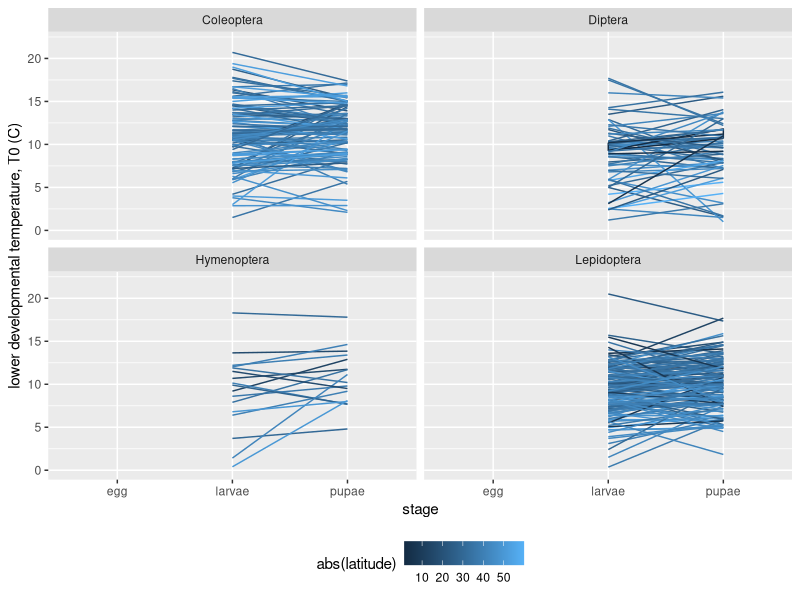

Here is the R script that generated this plot: (Note: this script raises an error after producing the figure.)
library(ggplot2)
library(reshape2)
library(nlme)

#DEVELOPMENT DATA
fdir= "/Volumes/GoogleDrive/My Drive/Seasonality/"
setwd(paste(fdir,"out/",sep="") )
dddat= read.csv("SeasonalityDatabase_MASTER.csv")
##Restrict to dat with lat / lon
dddat= dddat[which(!is.na(dddat$lon) & !is.na(dddat$lat) ),]
#remove phys outliers
dddat$omit=NA
dddat[which(dddat$BDT.C< (-7)),"omit"]="y" #drops 3
dddat[which(dddat$EADDC>2000),"omit"]="y"  #drops 9

#----------------------
##ACROSS STAGES
#BDT.C, ET, LT, 
#EADDC, DE, DLT, DP

#subset of orders
dddat.o= subset(dddat, dddat$Order %in% c("Coleoptera", "Lepidoptera","Diptera","Hymenoptera") )

#PLOTTING BY STAGE

#find species with all data
dddat1= dddat.o[which(!is.na(dddat.o$ET)&!is.na(dddat.o$LT)&!is.na(dddat.o$TP)),]
#just coleoptera and lepidoptera
#dddat1= dddat1[which(dddat1$Order %in% c("Coleoptera","Lepidoptera")),]
dddat1$ind=1:nrow(dddat1)
#mean across index
dddat1= aggregate(dddat1, list(dddat1$index,dddat1$Species,dddat1$lat,dddat1$Order), FUN="mean")
names(dddat1)[1:4]= c("index","Species","lat","Order")

#melt
dat2= melt(dddat1, id.vars=c("index","Species","lat","Order") , measure.vars=c("ET","LT","TP"))

#FIGURE 1
dat2$stage<- "egg"
dat2$stage[dat2$variable=="LT"]<- "larvae"
dat2$stage[dat2$variable=="TP"]<- "pupae"
colnames(dat2)[3]="latitude"
colnames(dat2)[6]="T0"

setwd("/Volumes/GoogleDrive/Shared Drives/TrEnCh/Projects/Whiteley2019/figures/")
pdf("Fig1_To_by_stage.pdf",height = 6, width = 6)
ggplot(data=dat2, aes(x=stage, y=T0, group=index,color=abs(latitude)))+geom_line(lwd=0.5)+facet_wrap(~Order)+ylim(0,22) +
  ylab("lower developmental temperature, T0 (C)")+ theme(legend.position="bottom")#+
  scale_colour_gradientn(colours = heat.colors(10))
dev.off()

#-----
#STATS
#leps
dat3= dat2[which(dat2$Order=="Lepidoptera"),]
mod1= lme(T0~stage+abs(latitude), random=~1|index, data= dat3)
#T0: larval lower, pupal (NS) higher than egg
#T0 decreases with latitude

#coleoptera
dat3= dat2[which(dat2$Order=="Coleoptera"),]
mod1= lme(T0~stage+abs(latitude), random=~1|index, data= dat3)

#T0
#T0 decreases with latitude

#by species
mod1= lme(T0~variable+abs(latitude), random=~1|Species, data= dat3)
#standard deviations
#COLEOPTERA: 2.02 intercept, 

#across orders
mod1= lme(T0~variable+abs(latitude)*Order, random=~1|Species, data= dat2)
#model selection without random than random effect

#------------------------
#DEVELOPMENT TIME
#plot out develop time in different stages across temperature
#BDT.C, ET, LT, 
#EADDC, DE, DLT, DP

temps=10:40

dt= function(temp, T0, G){
dev=NA
if(temp>T0)  dev= G/(temp-T0)
return(dev)
}

#FIGURE 2
#PLOT DT BY STAGE
dat.sub=dddat.o[dddat.o$Genus=="Liriomyza",]
#dat.sub=dddat.o[dddat.o$Species=="Pieris brassicae",]

dat.sub1= dat.sub[which(!is.na(dat.sub$ET)&!is.na(dat.sub$LT)&!is.na(dat.sub$TP)&!is.na(dat.sub$DE)&!is.na(dat.sub$DLT)&!is.na(dat.sub$DP)),]
dat.sub1= dat.sub1[c(5,8,10),]

for(k in 1:nrow(dat.sub1)){
dat.sub= dat.sub1[k,]

dt.e1=unlist(lapply(temps,FUN=dt, T0=dat.sub$ET, G=dat.sub$DE))
dt.e= as.data.frame(cbind(temps, dt.e1))
dt.e$species= dat.sub$Species
dt.e$index= dat.sub$index
dt.e$stage= "larvae"
colnames(dt.e)[2]<-"devtime"

dt.l1=unlist(lapply(temps,FUN=dt, T0=dat.sub$LT, G=dat.sub$DLT))
dt.l= as.data.frame(cbind(temps, dt.l1+dt.e1))
dt.l$species= dat.sub$Species
dt.l$index= dat.sub$index
dt.l$stage= "pupae"
colnames(dt.l)[2]<-"devtime"

dt.p1=unlist(lapply(temps,FUN=dt, T0=dat.sub$TP, G=dat.sub$DP))
dt.p= as.data.frame(cbind(temps, dt.p1+dt.l1+dt.e1))
dt.p$species= dat.sub$Species
dt.p$index= dat.sub$index
dt.p$stage= "adult"
colnames(dt.p)[2]<-"devtime"

if(k==1) dt.dat= rbind(dt.e, dt.l, dt.p)
if(k>1) dt.dat= rbind(dt.dat, rbind(dt.e, dt.l, dt.p) )
}
dt.dat$stage= factor(dt.dat$stage, levels=c("larvae","pupae","adult") )

#make labels
dat.sub1$label= paste("eggs: T0=", round(dat.sub1$ET,1), ", G=", round(dat.sub1$DE,1), ", larvae: T0=", round(dat.sub1$LT,1), ", G=", round(dat.sub1$DLT,1), ", pupae: T0=", round(dat.sub1$TP,1), ", G=", round(dat.sub1$DP,1), sep="")
dt.dat$lab=NA
dt.dat$lab= dat.sub1$label[match(dt.dat$index, dat.sub1$index)]

#plot
pdf("Fig2_DevTime.pdf",height = 6, width = 10)
ggplot(data=dt.dat, aes(x=temps, y=devtime, lty=stage))+geom_line(lwd=0.5)+facet_wrap(~lab, labeller = label_wrap_gen()) +xlim(15,35)+ylim(0,60)+
  ylab("Development time(days)") + theme(legend.position="bottom") #, strip.background = element_blank(), strip.text.x = element_blank()
dev.off()
#---------------
#FIGURE 3
#PLOT G BY T
dat.sub=dddat.o[dddat.o$Order=="Lepidoptera",]
dat.sub1= dat.sub[which(!is.na(dat.sub$ET)&!is.na(dat.sub$LT)&!is.na(dat.sub$TP)&!is.na(dat.sub$DE)&!is.na(dat.sub$DLT)&!is.na(dat.sub$DP)),]

temps=seq(10,25,0.3)

pdf("Fig3_PropLarvalDevTime.pdf",height = 6, width = 6)

#plot larval as proportion of total
for(k in 1:nrow(dat.sub1)){
  dat.sub= dat.sub1[k,]
  dt.e=unlist(lapply(temps,FUN=dt, T0=dat.sub$ET, G=dat.sub$DE))
  dt.l=unlist(lapply(temps,FUN=dt, T0=dat.sub$LT, G=dat.sub$DLT))
  dt.p=unlist(lapply(temps,FUN=dt, T0=dat.sub$TP, G=dat.sub$DP))
  if(k==1) plot(temps, dt.l/(dt.e+dt.l+dt.p), type="l", col=heat.colors(nrow(dat.sub1))[k], ylim=c(0,1),xlim=c(15,25), ylab="Proportion development time as larvae", xlab="Temperature (C)")
  if(k>1) points(temps, dt.l/(dt.e+dt.l+dt.p), type="l", col=heat.colors(nrow(dat.sub1))[k])
}
dev.off()

#==============================
#LOOK FOR FECUNDITY DATA

dat.sub=dddat[dddat$Species=="Plutella xylostella" | dddat$Species=="Platyptilia carduidactyla",]
#write out
#write.csv(dat.sub, "SeasonalityDatabase_sub.csv" )
#add development data for Iran population
#dddat.add= read.csv("SeasonalityDatabase_MASTER_add2019.csv")
#read back in
dat.pp= read.csv("SeasonalityDatabase_sub.csv")

#Look for papers with fecundity in title
dat.sub= dddat.o
dat.sub1= dat.sub[which(!is.na(dat.sub$ET)&!is.na(dat.sub$LT)&!is.na(dat.sub$TP)&!is.na(dat.sub$DE)&!is.na(dat.sub$DLT)&!is.na(dat.sub$DP)),]
fec=grep("fecundity",dat.sub1$Title)
dat.sub1[fec,c("Author","Year","index","Species")]
dat.sub1[fec[21],]

#load fecundity data
setwd("/Volumes/GoogleDrive/My Drive/Buckley/Work/ICBseasonality/data/")
fec= read.csv('FecundTemp.csv')

fec2= melt(fec, id.vars=c("Species","Temp","index") , measure.vars=c("S_adult","Long","F"))
#Multiply S and L by 100 for plotting
fec2[which(fec2$variable=="S_adult"),"value"]=fec2[which(fec2$variable=="S_adult"),"value"]*100
fec2$index= as.factor(fec2$index)

#make component label
fec2$component<- "survival*100"
fec2$component[fec2$variable=="Long"]<- "longevity"
fec2$component[fec2$variable=="F"]<- "fecundity"

#FECUNDITY PLOT
setwd("/Volumes/GoogleDrive/Shared Drives/TrEnCh/Projects/Whiteley2019/figures/")
pdf("PP_FecundPlot.pdf",height = 6, width = 8)
ggplot(data=fec2[fec2$Species %in% c("Plutella xylostella","Platyptilia carduidactyla"),], aes(x=Temp, y=value, color=component, lty=index))+facet_wrap(~Species)+geom_line(lwd=0.5)+
  guides(lty = FALSE)
dev.off()

#DEVELOPMENT PLOT
dat.sub1= dat.pp[which(!is.na(dat.pp$ET)&!is.na(dat.pp$LT)&!is.na(dat.pp$TP)&!is.na(dat.pp$DE)&!is.na(dat.pp$DLT)&!is.na(dat.pp$DP)),]
#mean across index
dat.sub1$lab= paste(dat.sub1$Species, round(dat.sub1$lat,2), sep=" ")
dat.sub1= aggregate(dat.sub1, list(dat.sub1$lab,dat.sub1$Species,dat.sub1$index,dat.sub1$lat,dat.sub1$Order), FUN="mean")
names(dat.sub1)[1:5]= c("lab","Species","index","lat","Order")

#PLOT DEV TIME
temps=10:40

for(k in 1:nrow(dat.sub1)){
  dat.sub= dat.sub1[k,]
  
  dt.e1=unlist(lapply(temps,FUN=dt, T0=dat.sub$ET, G=dat.sub$DE))
  dt.e= as.data.frame(cbind(temps, dt.e1))
  dt.e$lab= dat.sub$lab
  dt.e$index= dat.sub$index
  dt.e$species= dat.sub$Species
  dt.e$stage= "larvae"
  colnames(dt.e)[2]<-"devtime"
  
  dt.l1=unlist(lapply(temps,FUN=dt, T0=dat.sub$LT, G=dat.sub$DLT))
  dt.l= as.data.frame(cbind(temps, dt.l1+dt.e1))
  dt.l$lab= dat.sub$lab
  dt.l$index= dat.sub$index
  dt.l$species= dat.sub$Species
  dt.l$stage= "pupae"
  colnames(dt.l)[2]<-"devtime"
  
  dt.p1=unlist(lapply(temps,FUN=dt, T0=dat.sub$TP, G=dat.sub$DP))
  dt.p= as.data.frame(cbind(temps, dt.p1+dt.l1+dt.e1))
  dt.p$lab= dat.sub$lab
  dt.p$index= dat.sub$index
  dt.p$species= dat.sub$Species
  dt.p$stage= "adult"
  colnames(dt.p)[2]<-"devtime"
  
  if(k==1) dt.dat= rbind(dt.e, dt.l, dt.p)
  if(k>1) dt.dat= rbind(dt.dat, rbind(dt.e, dt.l, dt.p) )
}
dt.dat$stage= factor(dt.dat$stage, levels=c("larvae","pupae","adult") )

#make labels
dat.sub1$label= paste("eggs: T0=", dat.sub1$ET, ", G=", dat.sub1$DE, ", larvae: T0=", dat.sub1$LT, ", G=", dat.sub1$DLT, ", pupae: T0=", dat.sub1$TP, ", G=", dat.sub1$DP, sep="")
#dt.dat$index= factor(dt.dat$index)

#plot
pdf("PP_DevTime.pdf",height = 8, width = 8)
ggplot(data=dt.dat, aes(x=temps, y=devtime, lty=stage))+geom_line(lwd=0.5)+facet_wrap(~lab) + xlim(15,35)+ylim(0,60)+
  ylab("Development time(days)")+ theme(legend.position="bottom")
#p<- p+  geom_text(data = dat.sub1,label=dat.sub1$label)
dev.off()

#Continue component plot
fec3= fec2[(fec2$Species %in% c("Plutella xylostella","Platyptilia carduidactyla")),]
comp= fec3[,c("Species", "Temp", "index", "value", "component")]

dev= dt.dat[dt.dat$stage=="adult",c("species", "temps", "index", "devtime")]
dev= dev[dev$index %in% c(1.1,924),]
names(dev)<- c("Species", "Temp", "index", "value")
dev$component= "devtime"
comp= rbind(comp,dev)
#restrict to two populations
comp=comp[comp$index %in% c(1.1,924),]

#estimate r
#cast
comp1 <- dcast(comp, Species+Temp~component, mean)
comp1$surv= comp1[,6]/100
#restrict to available fecundity
comp1 <- comp1[!is.na(comp1$fecundity),]
#estimate plutella survival ##FIX
inds= which(comp1$Species=="Platyptilia carduidactyla")
comp1[is.na(comp1$surv),"surv"]= 1-(1/comp1[inds, "longevity"])/10*comp1[inds, "devtime"]

#calculate r=ln(sf)/G
comp1$r= log(comp1$surv*comp1$fecundity)/comp1$devtime
#melt
comp2= melt(comp1, id.vars=c("Species","Temp") , measure.vars=c("devtime","fecundity","surv","r"))

#make label
comp2$label= "G: generation length (days)"
comp2$label[comp2$variable=="fecundity"]="f: fecundity"
comp2$label[comp2$variable=="surv"]="s: survival"
comp2$label[comp2$variable=="r"]="r= ln(sf)/G"
comp2$label= factor(comp2$label, levels=c("s: survival","f: fecundity","G: generation length (days)","r= ln(sf)/G") )

#FIGURE 4
setwd("/Volumes/GoogleDrive/Shared Drives/TrEnCh/Projects/Whiteley2019/figures/")
pdf("Fig4__FitComponentPlot.pdf",height = 8, width = 6)
ggplot(data=comp2, aes(x=Temp, y=value))+facet_grid(label~Species, scales="free_y")+geom_line(lwd=0.5)+
  ylab("fitness component value")+xlab("Temperature (C)")
dev.off()

